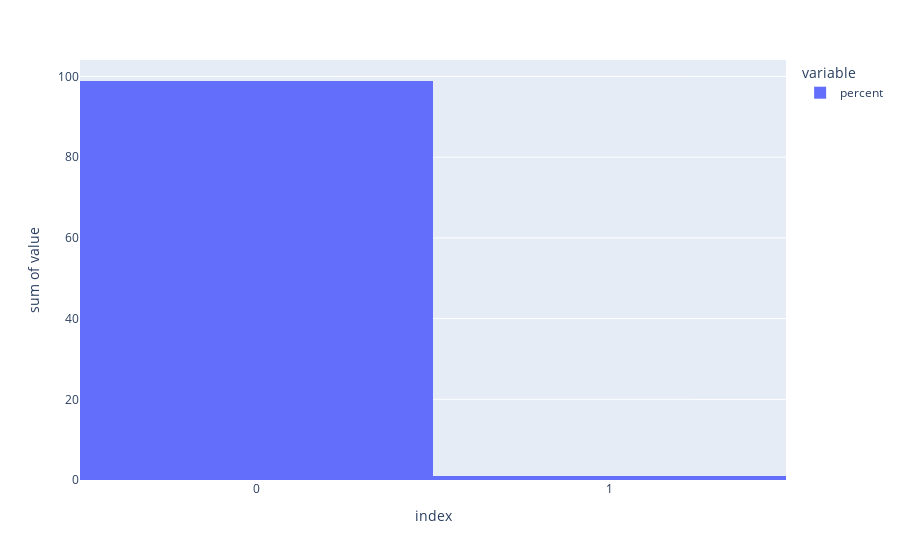

The notebook cell saved with this chart:
### Markdown cell above
### Visualización descriptiva de los datos:

### Code cell
# Visualizando la proporción de instancias con fraude y sin fraude en el conjunto de datos que estamos analizando:
df_fraud_bool = df_fraud["fraud_bool"]\
    .value_counts(normalize = True)\
    .mul(100).rename("percent").reset_index()


df_fraud_bool_conteo = df_fraud["fraud_bool"].value_counts().reset_index()
df_fraud_bool_pc = pd.merge(df_fraud_bool, df_fraud_bool_conteo, on = "fraud_bool", how = 'inner')\
        .rename(columns = {"fraud_bool": "index"})


fig = px.histogram(df_fraud_bool_pc, x = "index", y = ['percent'])
fig.update_xaxes(tickvals = [0, 1])
fig.show()

### Figure 1 — Plotly figure (JSON) as saved in the notebook; plotly's stock layout.template omitted (floating-point values rounded to 4 significant figures)
{"data": [{"alignmentgroup": "True", "bingroup": "x", "histfunc": "sum", "hovertemplate": "variable=percent<br>index=%{x}<br>sum of value=%{y}<extra></extra>", "legendgroup": "percent", "marker": {"color": "#636efa", "pattern": {"shape": ""}}, "name": "percent", "offsetgroup": "percent", "orientation": "v", "showlegend": true, "type": "histogram", "x": [0, 1], "xaxis": "x", "y": [98.9, 1.103], "yaxis": "y"}], "layout": {"barmode": "relative", "legend": {"title": {"text": "variable"}, "tracegroupgap": 0}, "margin": {"t": 60}, "xaxis": {"anchor": "y", "domain": [0, 1], "tickvals": [0, 1], "title": {"text": "index"}}, "yaxis": {"anchor": "x", "domain": [0, 1], "title": {"text": "sum of value"}}}}
